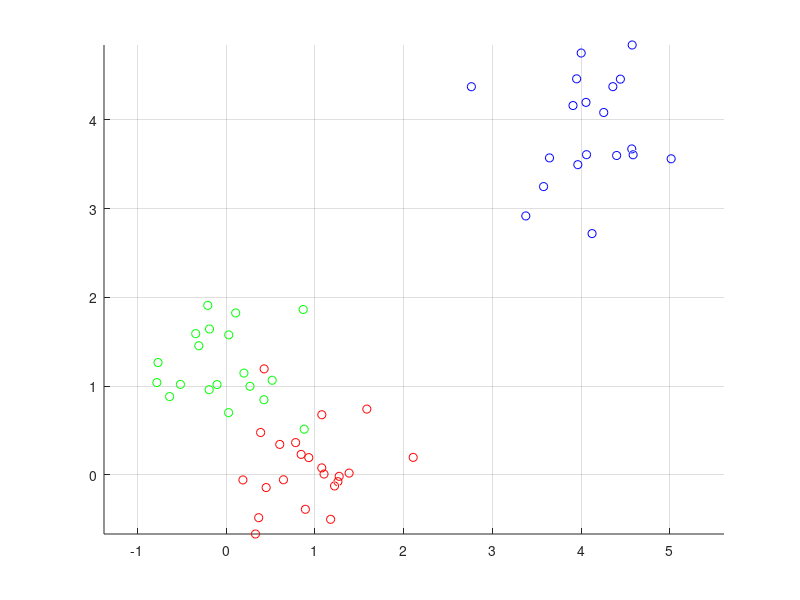

The MATLAB script that drew this image: (Note: this script raises an error after producing the figure.)
load('testMethod2.mat');
class = [[1 0 0];[4 4 0];[0 1 0];];

c = ['r','b','g'];
y = [];
for i = 1:60
    % generates a random integer between 1 and 3
    classtype(i) = fix(rand*3)+1;
    
    y = [y; class(classtype(i),:)];
end

%y = awgn(y, 15, 'measured');
y=y+randn(60,3)*0.50;
y=y';
%load('y.mat');

if 1
    figure()
    hold on;
    for i =1:length(classtype)
        scatter3(y(1,i),y(2,i),y(3,i), num2str(c(classtype(i))));
    end
    grid on;
    axis('equal')
end

%%
for numNeig = 5:5
    closest = nClosest(y,numNeig,60);
    Ro = [2];

    [X, P, E] = metodo2(Ro, y, closest, numNeig, class);
    %%
    save(['method2testBadRegions/testMethod2n5r5.mat']);
    %%
    for i = length(Ro):-1:1
        figure();
        scatter3(X{i}(1,:),X{i}(2,:),X{i}(3,:),'ro');
        hold on
        scatter3(y(1,:),y(2,:),y(3,:),'x');
        hold off;
        title(['Ro: ',num2str(Ro(i)),'    Points: ',num2str(P(i)),'    Neighbors: ',num2str(numNeig),'    Erro: ',num2str(E)]);
        pause(5/10);
    end
    %savefig(h,['method2teste2/m2n',num2str(numNeig),'.fig']);
    %close(h);
end
save('testMethod2.mat');